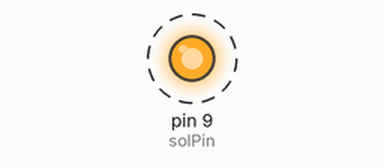
Recording of a sketch running on a simulated Arduino Uno, built with avr-gcc and run on an emulated ATmega328P. Parts: output pins drawn as LEDs (lit = HIGH). Dashed ring = blinking.

Above: at 0.2 s.
Timing chart, 0 to 3.0 s (numbered marks = the images above):
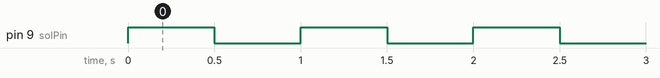

Measured:
- by itself, pin 9 (solPin): alternates HIGH for 0.50 s and LOW for 0.50 s

The sketch:

solenoid_control.ino
```cpp
int solPin = 9;

void setup()
{
  pinMode(solPin, OUTPUT);
}

void loop()
{
  digitalWrite(solPin, HIGH);
  delay(500);
  digitalWrite(solPin, LOW);
  delay(500);
}
```
